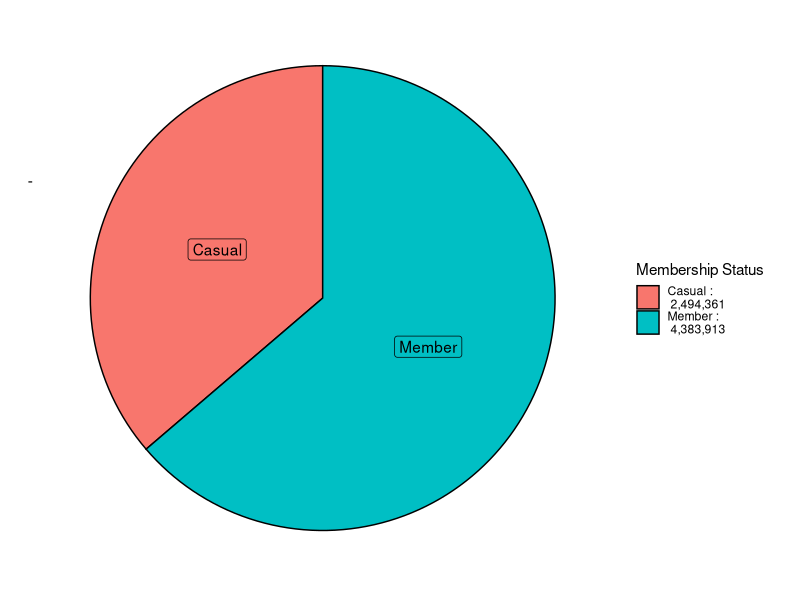
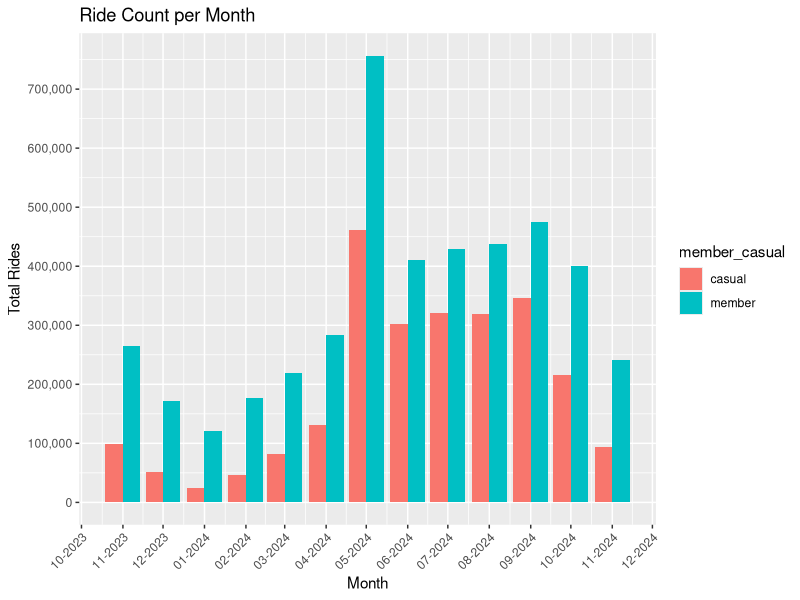
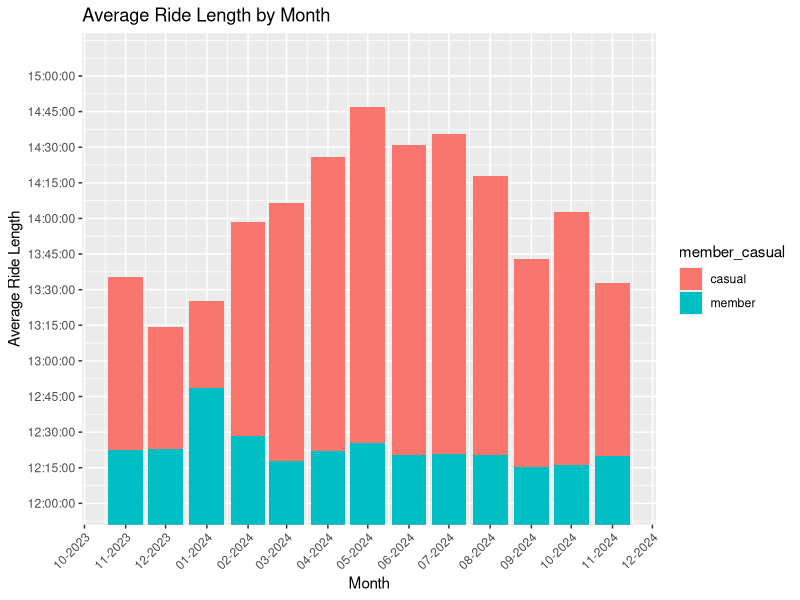

Write the R code that produced these figures, in order. (Note: this script raises an error after producing the figures.)
library(tidyverse)
library(lubridate)
library(readxl)
library(scales)
mvc <- read_excel("member_v_casual.xlsx")

## Membership Totals
memberships <- aggregate(mvc$total_rides, list(membership=mvc$member_casual), FUN=sum)
ggplot(memberships, aes(x="", y=x, fill = membership)) +
  geom_col(color = "black") +
  coord_polar(theta = "y") +
  geom_label(aes(label = str_to_title(membership)),
             position = position_stack(vjust=0.5),
             show.legend=FALSE) +
  scale_fill_discrete(labels = paste(str_to_title(memberships$membership), ":\n", label_comma()(memberships$x))) + 
  guides(fill=guide_legend(title = "Membership Status")) +
  theme(axis.title = element_blank(),
        axis.text = element_blank(),
        panel.grid = element_blank(),
        plot.background = element_blank(),
        panel.background = element_blank())

## Graph of Total_rides by Month
monthyear <- my(mvc$moyr) # Set moyr to date datatype for x scale
total_rides <- ggplot(data = mvc, aes(x = monthyear, y = total_rides, fill = member_casual))
total_rides + geom_col(position = "dodge") + 
  labs(x="Month", y="Total Rides", title="Ride Count per Month") +
  scale_y_continuous(
    breaks = seq(0, max(mvc$total_rides, na.rm = TRUE), by = 100000), 
    labels = scales::comma) +
  scale_x_date(
    date_breaks = "1 month",
    date_labels = "%m-%Y") +
  theme(axis.text.x = element_text(angle=45, vjust=1, hjust=1))

## Graph of avg_ride_length
# Convert avg_ride_length from HH:MM:SS format to a duration object
mvc$avg_ride_length_duration <- as.numeric(hms(mvc$avg_ride_length))

# Custom function to format labels as HH:MM:SS
format_duration <- function(x) {
  sprintf("%02d:%02d:%02d", x %/% 3600, (x %% 3600) %/% 60, x %% 60)
}
ggplot(data = mvc, aes(x = monthyear, y = avg_ride_length_duration, fill = member_casual)) +
  geom_col(position = "identity") +
  labs(x = "Month", y = "Average Ride Length", title = "Average Ride Length by Month") +
  theme(axis.text.x = element_text(angle = 45, vjust = 1, hjust = 1)) +
  scale_y_continuous(
    breaks = seq(43200, 54000, by = 15 * 60),  # Set breaks at 15-minute intervals between 12:00:00 and 15:00:00
    labels = function(x) { 
      format_duration(x)  # Format y-axis labels as HH:MM:SS
    },
    expand = expansion(mult = c(0.05, 0.1))) +  # Add some padding for the top of the axis
  scale_x_date(
    date_breaks = "1 month",
    date_labels = "%m-%Y") +
  coord_cartesian(ylim = c(43200, 54000))  # Force the y-axis range to fit from 12:00:00 to 15:00:00

## Graph maxavg_daily_rides by moyr w/ day_of_week label on column
# convert Day_of_week to day abbreviations for labels
mvc$Day_abbr <- factor(mvc$Day_of_week, levels = 1:7, labels = c("Mon", "Tue", "Wed", "Thu", "Fri", "Sat", "Sun"))
madr <- ggplot(data = mvc, aes(x + monthyear, y = MaxAvg_Daily_Rides, fill = member_casual))
madr + geom_col() + 
  labs(x = "Month", y = "Max Daily Rides", 
       title="Max Average Daily Rides", 
       subtitle = "By Day of Week") +
  geom_text(aes(label = Day_abbr), position=position_stack(vjust=0.5)) +
  scale_x_date(
    date_breaks = "1 month",
    date_labels = "%m-%Y") +
  theme(axis.text.x = element_text(angle=45, vjust=1, hjust=1))

